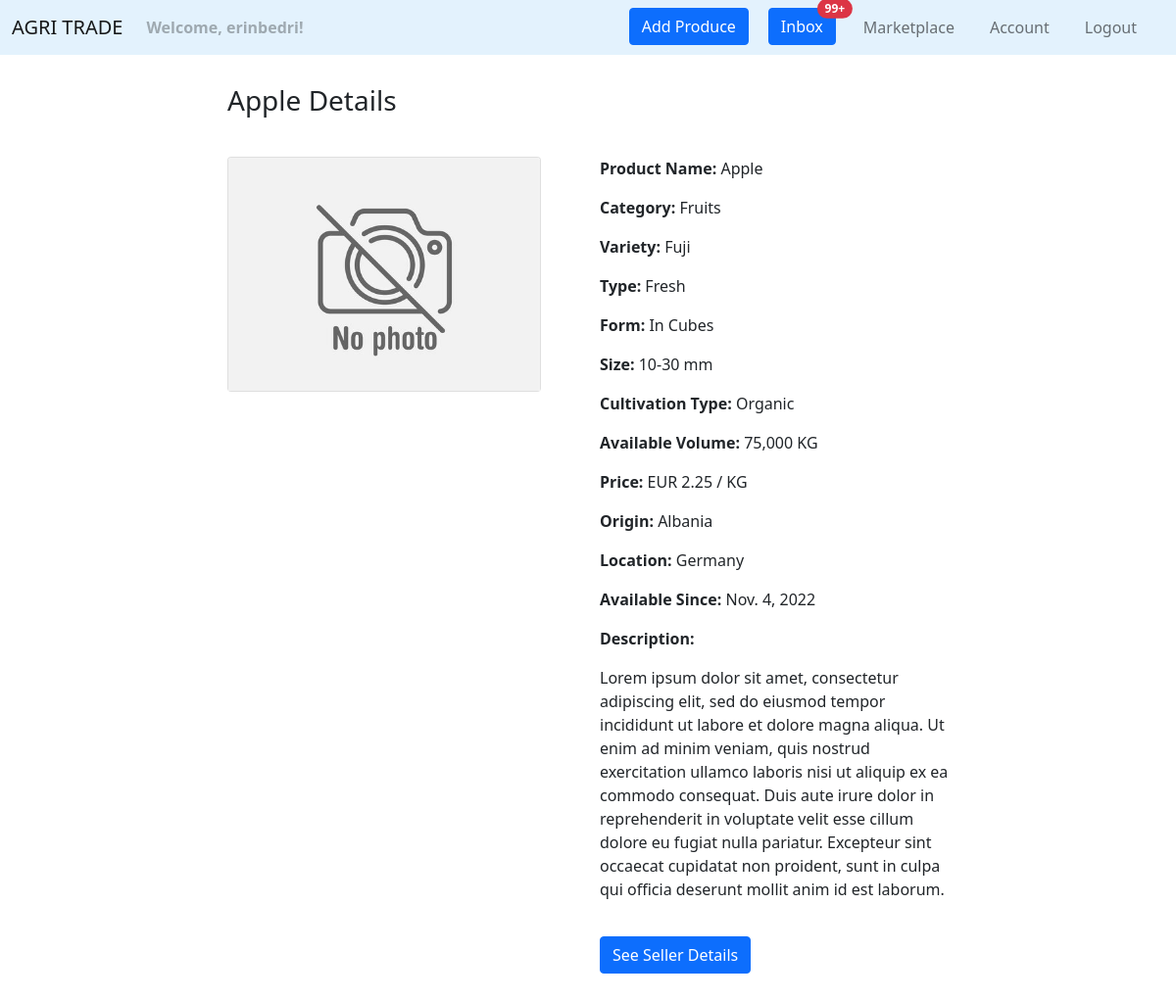
The page /marketplace/product-details/6 (signed in) on the database its author committed.
### agri_trade/marketplace/models.py (models this page shows, shortened)
class Product(models.Model):
    PRODUCT_CATEGORY = [
        ('Cereals', 'Cereals'),
        ('Pulses', 'Pulses'),
        ('Nuts', 'Nuts'),
        ('Oilseeds', 'Oilseeds'),
        ('Sugar and starch', 'Sugar and starch'),
        ('Fiber Crops', 'Fiber Crops'),
        ('Beverages', 'Beverages'),
        ('Narcotics', 'Narcotics'),
        ('Spices', 'Spices'),
        ('Forages', 'Forages'),
        ('Vegetables', 'Vegetables'),
        ('Fruits', 'Fruits'),
    ]
    PRODUCT_TYPE_MAX_LEN = max([len(product_type[1]) for product_type in PRODUCT_CATEGORY])
    CULTIVATION_TYPES = [
        ('Organic', 'Organic'),
        ('Conventional', 'Conventional'),
        ('In Conversion', 'In Conversion'),
    ]
    CULTIVATION_TYPE_MAX_LEN = max([len(cultivation_type[1]) for cultivation_type in CULTIVATION_TYPES])
    NAME_MAX_LEN = 20
    VARIETY_MAX_LEN = 25
    TYPE_MAX_LEN = 25
    FORM_MAX_LEN = 25
    SIZE_MAX_LEN = 25
    AVAILABLE_VOLUME_MIN_VALUE = 0
    AVAILABLE_VOLUME_MAX_VALUE = 1000000
    PRICE_MIN_VALUE = 0
    DESCRIPTION_MAX_LEN = 500
    owner = models.ForeignKey(
        UserModel,
        on_delete=CASCADE)
    name = models.CharField(
        max_length=NAME_MAX_LEN,
    )
    category = models.CharField(
        max_length=PRODUCT_TYPE_MAX_LEN,
        choices=PRODUCT_CATEGORY,
    )
    variety = models.CharField(
        max_length=VARIETY_MAX_LEN,
        blank=True,
        null=True,
    )
    type = models.CharField(
        max_length=TYPE_MAX_LEN,
        blank=True,
        null=True,
    )
    form = models.CharField(
        max_length=FORM_MAX_LEN,
        blank=True,
        null=True,
    )
    size = models.CharField(
        max_length=SIZE_MAX_LEN,
        blank=True,
        null=True,
    )
    cultivation_type = models.CharField(
        max_length=CULTIVATION_TYPE_MAX_LEN,
        choices=CULTIVATION_TYPES,
    )
    available_volume = models.IntegerField(
        validators=[
            MinValueValidator(AVAILABLE_VOLUME_MIN_VALUE),
            MaxValueValidator(AVAILABLE_VOLUME_MAX_VALUE),
        ]
    )
    price = models.FloatField(
        validators=[
            MinValueValidator(PRICE_MIN_VALUE),
        ]
    )
    description = models.TextField(
        max_length=DESCRIPTION_MAX_LEN,
        blank=True,
        null=True,
    )
    origin = CountryField(
    )
    location = CountryField(
    )
    image = models.ImageField(
        null=True,
        blank=True,
        upload_to='produces',
        validators=(
            file_size,
        )
    )
    created_on = models.DateTimeField(
        auto_now_add=True
    )
    edited_on = models.DateTimeField(
        auto_now=True
    )

### agri_trade/marketplace/views.py (the view)
# urls.py: path('product-details/<int:pk>', views.product_details, name='product details'),
@login_required
def product_details(request, pk):
    product = get_object_or_404(Product, pk=pk)
    context = {
        'product': product,
    }
    return render(request, 'marketplace/product_details.html', context)

### agri_trade/accounts/models.py (called while the page is built)
    def __str__(self):
        return self.name

### agri_trade/marketplace/templates/marketplace/product_details.html (shortened to what this page needs)
{% extends 'web/base.html' %}
{% load static %}
{% load humanize %}
{% block content %}
    <div class="container" style="margin-top: 30px; margin-bottom: 50px">
        <div class="row justify-content-md-center">
            <div class="col-md-8">
                <h3>{{ product.name }} Details</h3>
                <div class="row" style="margin-top: 10px">
                    <div class="col">
                        <div class="card" style="width: 20rem; margin-top: 30px">
                            {% if product.image %}
                                <img src="{{ product.image.url }}" class="card-img-top" alt="{{ product.name }}">
                            {% else %}
                                <img src="{% static 'no_photo.jpg' %}" class="card-img-top" alt="{{ product.name }}">
                            {% endif %}
                        </div>
                    </div>
                    <div class="col">
                        <div style="margin-top: 30px">
                            <p><b>Product Name: </b>{{ product.name }}</p>
                            <p><b>Category: </b>{{ product.category }}</p>
                            <p><b>Variety: </b>{% if product.variety %}{{ product.variety }}{% endif %}</p>
                            <p><b>Type: </b>{% if product.type %}{{ product.type }}{% endif %}</p>
                            <p><b>Form: </b>{% if product.form %}{{ product.form }}{% endif %}</p>
                            <p><b>Size: </b>{% if product.size %}{{ product.size }}{% endif %}</p>
                            <p><b>Cultivation Type: </b>{{ product.cultivation_type }}</p>
                            <p><b>Available Volume: </b>{{ product.available_volume|intcomma }} KG</p>
                            <p><b>Price: </b>EUR {{ product.price|floatformat:2 }} / KG</p>
                            <p><b>Origin: </b>{{ product.origin.name }}</p>
                            <p><b>Location: </b>{{ product.location.name }}</p>
                            <p><b>Available Since: </b>{{ product.created_on|date }}</p>
                            <p><b>Description: </b>
                                {% if product.description %}
                                    {{ product.description|linebreaks }}
                                {% endif %}</p>
                        </div>
                        {% if request.user.is_authenticated and request.user != product.owner %}
                            <button type="button" class="btn btn-primary" style="margin-top: 20px"
                                    data-bs-toggle="collapse" data-bs-target="#contactSeller">See Seller Details
                            </button>
                        {% endif %}
                    </div>
                </div>
            </div>
        </div>
    </div>
{% endblock %}

### agri_trade/web/templates/web/navigation.html (shortened to what this page needs)
<nav class="navbar navbar-expand-lg navbar-light" style="background-color: #e3f2fd;">
    <div class="container-fluid">
        <a class="navbar-brand" href="{% url 'web:homepage' %}">AGRI TRADE</a>
        <ul class="navbar-nav">
            {% if request.user.is_authenticated %}
                <li class="nav-item">
                    <b><a class="nav-link disabled" href="#">Welcome, {{ request.user.username }}!</a></b>
                </li>
            {% endif %}
        </ul>
        <div class="collapse navbar-collapse" id="navbarNavDropdown">
            <ul class="navbar-nav ms-auto">
                {% if request.user.is_authenticated %}
                    <li class="nav-item" style="padding-right: 20px">
                        <a class="btn btn-primary" href="{% url 'marketplace:add product' %}">Add Produce</a>
                    </li>
                    <li class="nav-item" style="padding-right: 20px">
                        <button type="button" class="btn btn-primary position-relative" onclick="location.href = '#';">
                            Inbox
                            <span class="position-absolute top-0 start-100 translate-middle badge rounded-pill bg-danger">
                                99+
                            </span>
                        </button>
                    </li>
                    <li class="nav-item" style="padding-right: 20px">
                        <a class="nav-link" href="{% url 'marketplace:marketplace' %}">Marketplace</a>
                    </li>
                    <li class="nav-item" style="padding-right: 20px">
                        <a class="nav-link" href="{% url 'accounts:account' %}">Account</a>
                    </li>
                    <li class="nav-item" style="padding-right: 20px">
                        <a class="nav-link" href="{% url 'accounts:logout' %}">Logout</a>
                    </li>
                {% endif %}
            </ul>
        </div>
    </div>
</nav>

### rows shown on the page
Product: name "Apple", category "Fruits", variety "Fuji", type "Fresh", form "In Cubes", size "10-30 mm", cultivation_type "Organic", available_volume "75,000", price "2.25", origin.name "Albania", location.name "Germany", created_on "Nov. 4, 2022", description "Lorem ipsum dolor sit amet, consectetur adipiscing elit, sed do eiusmod tempor incididunt ut labore et dolore magna aliqua. Ut enim ad minim veniam, quis nostrud exercitation ullamco laboris nisi ut aliquip ex ea commodo consequat. Duis aute irure dolor in reprehenderit in voluptate velit esse cillum dolore eu fugiat nulla pariatur. Excepteur sint occaecat cupidatat non proident, sunt in culpa qui officia deserunt mollit anim id est laborum."

### other values the page prints
{{ request.user.username }} "erinbedri"
